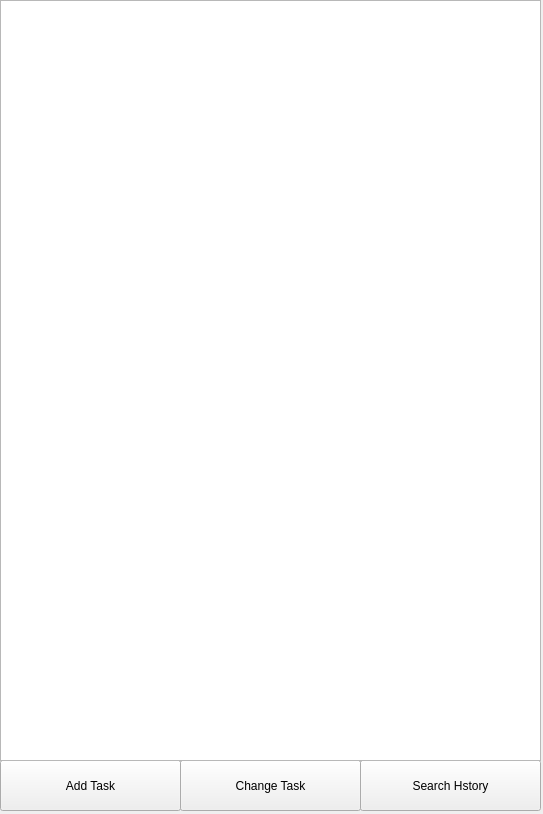
<?xml version="1.0" encoding="UTF-8"?>
<ui version="4.0">
 <class>Form</class>
 <widget class="QWidget" name="Form">
  <property name="geometry">
   <rect>
    <x>0</x>
    <y>0</y>
    <width>543</width>
    <height>814</height>
   </rect>
  </property>
  <property name="windowTitle">
   <string>Form</string>
  </property>
  <widget class="QPushButton" name="pushButton">
   <property name="geometry">
    <rect>
     <x>0</x>
     <y>760</y>
     <width>181</width>
     <height>51</height>
    </rect>
   </property>
   <property name="text">
    <string>Add Task</string>
   </property>
  </widget>
  <widget class="QPushButton" name="pushButton_2">
   <property name="geometry">
    <rect>
     <x>180</x>
     <y>760</y>
     <width>181</width>
     <height>51</height>
    </rect>
   </property>
   <property name="text">
    <string>Change Task</string>
   </property>
  </widget>
  <widget class="QPushButton" name="pushButton_3">
   <property name="geometry">
    <rect>
     <x>360</x>
     <y>760</y>
     <width>181</width>
     <height>51</height>
    </rect>
   </property>
   <property name="text">
    <string>Search Hstory</string>
   </property>
  </widget>
  <widget class="QTextBrowser" name="textBrowser">
   <property name="geometry">
    <rect>
     <x>0</x>
     <y>0</y>
     <width>541</width>
     <height>761</height>
    </rect>
   </property>
  </widget>
 </widget>
 <resources/>
 <connections/>
</ui>
